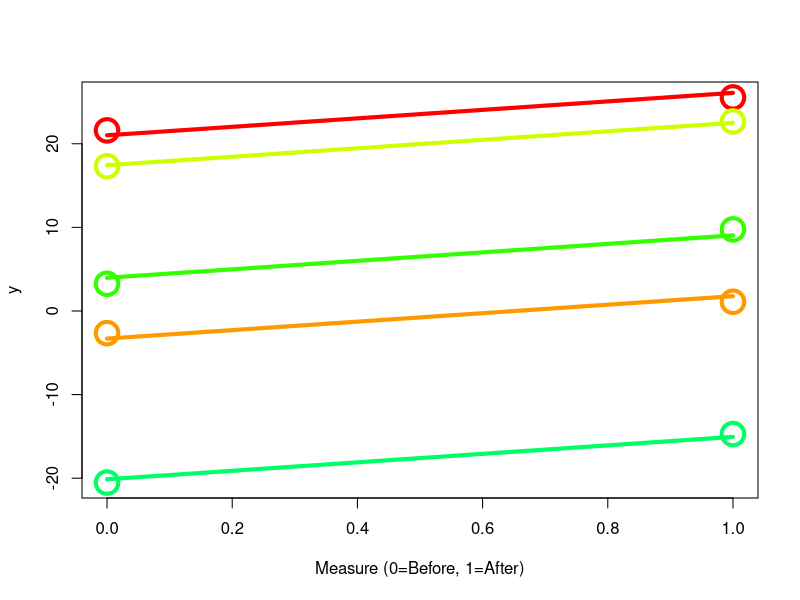
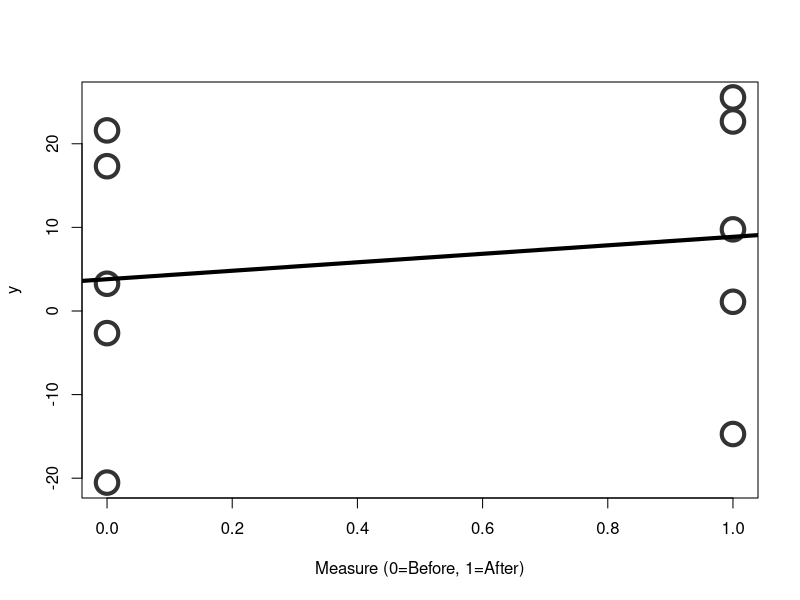

Write the R code that produced these figures, in order.


options(stringAsFactor=FALSE, width=300)

library(lme4)

xbool_save_file <- TRUE


n <- 10

set.seed(778)

xid <- rep( I(1:(n/2)), each=2 )

xtxdom <- c("Before", "xAfter")
xrepmeas <- rep( xtxdom, n/2 )

xmeasureInd <- c(0, 1)[ match(xrepmeas, xtxdom) ]






 #### true standard deviation of random effect
#### try different values
xsigRndEff <- 2/3

xsigRndEff <- 10

indiv_intercept <- rep(rnorm(n/2, 0, xsigRndEff), each=2)

xerrs <- rnorm(n)

xbeta <- 0.5 ##### fixed slope
xbeta <- 5 ##### fixed slope



y_true <- indiv_intercept + xbeta * xmeasureInd + xerrs


## xdf <- data.frame("id"=xid, "measure"=xrepmeas, "y"=y_true)
xdf <- data.frame("id"=as.character(xid), "measure"=xrepmeas, "y"=y_true)



xpalette <- rep(rainbow(n)[1:(n/2)], each=2)

ydf <- xdf
ydf[ , "measure"] <- c(0, 1)[ match(xdf[ , "measure"], c("Before", "xAfter")) ]


########### look at data set
head(ydf, 10)





xlmer <- lmer(y ~ measure + ( 1 | id ), data=xdf)
summary(xlmer)
#anova(xlmer)

# attributes(xlmer)

#xresids <- y_true - predict(xlmer)
#xvarResids <- mean( xresids^2 ) ; xvarResids
#xvarIntercept <- attr(summary(xlmer)$varcor$id, "stddev")^2 ; xvarIntercept

### xxu <- attr(xlmer, "u") ; xxu

summary(xlmer)$coefficients

xfixed_slope <- summary(xlmer)$coefficients[ 2, 1 ] ; xfixed_slope

xfixed_intercept <- summary(xlmer)$coefficients[ 1, 1 ] ; xfixed_intercept

########## is it possible to recover actual fitted intercepts ????

########## YES!
coef(xlmer)$id
xxu <- coef(xlmer)$id[ , 1]

########### or, alternately
ranef(xlmer)$id + xfixed_intercept



if(xbool_save_file) {
    png(file.path("~", "Desktop", "randomIntDataSimInts_01.png"), width=1000, height=1000, pointsize=24)
}
plot( ydf[ , "measure"],  ydf[ , "y"], col=xpalette, cex=3, lwd=4, ylab="y", xlab="Measure (0=Before, 1=After)")
for(i in 1:(nrow(ydf)/2)) {
    segments(x0=0, y0=xxu[i], x1=1, y1=xxu[i] + 1*xfixed_slope, col=xpalette[i*2-1], lwd=4)
}
if(xbool_save_file) { dev.off() }




xlm2 <- lm(y ~ measure, data=xdf)
summary(xlm2)


################ whats this?
if(xbool_save_file) {
    png(file.path("~", "Desktop", "constantIntDataSim_01.png"), width=1000, height=1000, pointsize=24)
}
plot( ydf[ , "measure"],  ydf[ , "y"], col="#333333", cex=3, lwd=4, ylab="y", xlab="Measure (0=Before, 1=After)")
abline(xlm2, lwd=4)
if(xbool_save_file) { dev.off() }


########### is the random intercept model significantly better than using fixed effect only?
########### we're actually testing null that xsigRndEff = 0 (given 'measure')
anova(xlmer, xlm2)






#####################nlme

library(nlme)

xnlme <- lme(y ~ measure, random= ~ 1 | id, data = xdf)

summary(xnlme)

#anova(xnlme)

########### is the random intercept model significantly better than using fixed effect only?
########### we're actually testing null that xsigRndEff = 0 (given 'measure')
anova(xnlme, xlm2)


